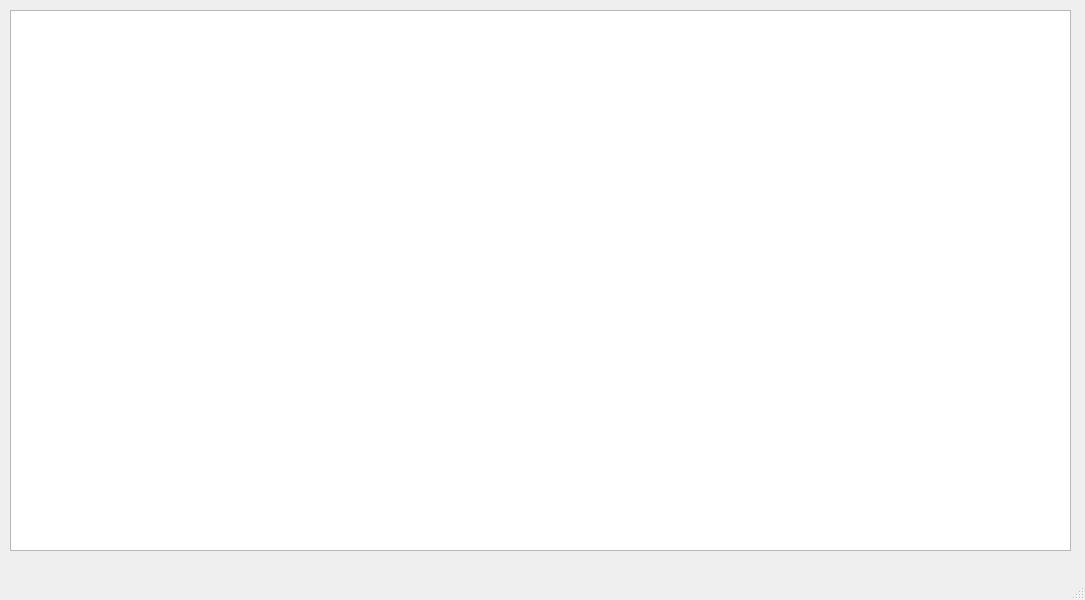
<?xml version="1.0" encoding="UTF-8"?>
<ui version="4.0">
 <class>MainWindow</class>
 <widget class="QMainWindow" name="MainWindow">
  <property name="geometry">
   <rect>
    <x>0</x>
    <y>0</y>
    <width>1085</width>
    <height>600</height>
   </rect>
  </property>
  <property name="windowTitle">
   <string>MainWindow</string>
  </property>
  <widget class="QWidget" name="centralwidget">
   <widget class="QListWidget" name="listWidget">
    <property name="geometry">
     <rect>
      <x>10</x>
      <y>10</y>
      <width>1061</width>
      <height>541</height>
     </rect>
    </property>
   </widget>
  </widget>
  <widget class="QMenuBar" name="menubar">
   <property name="geometry">
    <rect>
     <x>0</x>
     <y>0</y>
     <width>1085</width>
     <height>22</height>
    </rect>
   </property>
  </widget>
  <widget class="QStatusBar" name="statusbar"/>
 </widget>
 <resources/>
 <connections/>
</ui>
